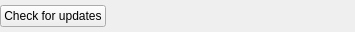
<?xml version="1.0" encoding="UTF-8"?>
<ui version="4.0">
 <class>UpdateButton</class>
 <widget class="QWidget" name="UpdateButton">
  <property name="geometry">
   <rect>
    <x>0</x>
    <y>0</y>
    <width>355</width>
    <height>32</height>
   </rect>
  </property>
  <property name="sizePolicy">
   <sizepolicy hsizetype="Preferred" vsizetype="Fixed">
    <horstretch>0</horstretch>
    <verstretch>0</verstretch>
   </sizepolicy>
  </property>
  <layout class="QHBoxLayout" name="horizontalLayout">
   <property name="leftMargin">
    <number>0</number>
   </property>
   <property name="topMargin">
    <number>0</number>
   </property>
   <property name="rightMargin">
    <number>0</number>
   </property>
   <property name="bottomMargin">
    <number>0</number>
   </property>
   <item>
    <widget class="QPushButton" name="checkButton">
     <property name="text">
      <string>Check for updates</string>
     </property>
    </widget>
   </item>
   <item>
    <widget class="QLabel" name="loaderLabel"/>
   </item>
   <item>
    <widget class="QLabel" name="statusLabel">
     <property name="font">
      <font>
       <italic>true</italic>
      </font>
     </property>
     <property name="textFormat">
      <enum>Qt::PlainText</enum>
     </property>
    </widget>
   </item>
   <item>
    <spacer name="horizontalSpacer">
     <property name="orientation">
      <enum>Qt::Horizontal</enum>
     </property>
     <property name="sizeHint" stdset="0">
      <size>
       <width>0</width>
       <height>20</height>
      </size>
     </property>
    </spacer>
   </item>
  </layout>
 </widget>
 <resources/>
 <connections/>
</ui>
